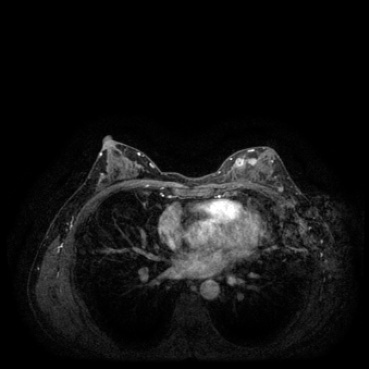
#> input picture seg/test/images/BreaDM-Be-1803/VIBRANT+C1/p-037.jpg, 369 x 369 px
$ python preDataset.py
#> lines starting #> are read from the running program, lines starting #| are printed output that depends on the picture
import os
import glob
import numpy as np
from PIL import Image
from sklearn.model_selection import train_test_split
from tqdm import tqdm

# ================= 配置区域 =================
# 你的原始数据根目录 (包含 images 和 labels 文件夹的上一级目录)
# 比如你的目录结构是 /home/data/BreastDM/images 和 /home/data/BreastDM/labels
# 这里的 SRC_ROOT 就填 /home/data/BreastDM/
SRC_ROOT = './test'

# 输出的 Swin-Unet 格式数据路径
DST_ROOT = './BreastDM_SwinUnet_Ready'

# Swin-Unet 默认输入尺寸
TARGET_SIZE = (224, 224)

# 想要处理的序列类型？
# 如果只想跑特定序列（如减影序列 SUB），可以在这里过滤。
# 如果想跑所有文件夹，保持为空列表 []
TARGET_SEQUENCES = [] # 例如: ['SUB1', 'VIBRANT+C1']，留空则处理所有发现的文件夹

# ===========================================

def make_dirs():
    os.makedirs(os.path.join(DST_ROOT, 'train_npz'), exist_ok=True)
    os.makedirs(os.path.join(DST_ROOT, 'test_npz'), exist_ok=True)
    os.makedirs(os.path.join(DST_ROOT, 'lists'), exist_ok=True)

def process_case(case_path, is_train):
    """
    处理单个病例文件夹
    case_path: .../images/BreaDM-Be-1801
    """
#> called with case_path = './test/images/BreaDM-Be-1803', is_train = True
    case_id = os.path.basename(case_path)

    # 对应的 label 文件夹路径
    # 假设 images 和 labels 平级
    label_case_path = case_path.replace('/images/', '/labels/').replace('\\images\\', '\\labels\\')

    if not os.path.exists(label_case_path):
        print(f"Skipping {case_id}: No corresponding label folder found.")
        return []

    processed_files = []

    # 遍历该病例下的所有序列文件夹 (SUB1, VIBRANT...)
    for seq_name in os.listdir(case_path):
        seq_img_dir = os.path.join(case_path, seq_name)
        seq_label_dir = os.path.join(label_case_path, seq_name)

        # 过滤序列
        if TARGET_SEQUENCES and seq_name not in TARGET_SEQUENCES:
            continue

        if not os.path.isdir(seq_img_dir): continue
        if not os.path.exists(seq_label_dir): continue # 如果这个序列没有标注，跳过

        # 遍历序列下的所有 jpg 图片
        img_files = glob.glob(os.path.join(seq_img_dir, '*.jpg'))

        for img_file in img_files:
            file_name = os.path.basename(img_file) # e.g., 001.jpg
            file_base = os.path.splitext(file_name)[0]

            # 构造对应的 mask 文件路径 (注意后缀是 png)
            mask_file = os.path.join(seq_label_dir, file_base + '.png')

            if not os.path.exists(mask_file):
                # 尝试找同名 jpg (防止后缀不一致)
                mask_file = os.path.join(seq_label_dir, file_name)
                if not os.path.exists(mask_file):
                    continue # 没找到对应的 Mask，跳过

            # --- 读取与处理 ---
            try:
                # 1. 读取 (转为灰度 'L', 如果需要 RGB 改为 'RGB')
                img = Image.open(img_file).convert('RGB')
                mask = Image.open(mask_file).convert('L')
#> mask is the input picture: PIL image 369x369 L; min 0, max 255, mean 18.5

                # 2. Resize
                img = img.resize(TARGET_SIZE, resample=Image.BICUBIC)
#> img: PIL image 224x224 RGB
                mask = mask.resize(TARGET_SIZE, resample=Image.NEAREST) # Mask 必须最近邻
#> mask: PIL image 224x224 L

                # 3. 转 Numpy & 归一化
                img_arr = np.array(img).astype(np.float32) / 255.0
                mask_arr = np.array(mask).astype(np.float32)

                # 4. 二值化 Mask (确保只有 0 和 1)
                mask_arr[mask_arr > 127] = 1
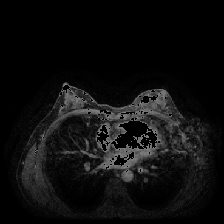
#> mask_arr: shape (224, 224) float32; min 0, max 127, mean 14.3
                mask_arr[mask_arr <= 127] = 0
#> mask_arr: shape (224, 224) float32; every value is 0

                # 5. 生成唯一文件名: Case_Seq_File
                # 例如: BreaDM-Be-1801_SUB1_005
                save_filename = f"{case_id}_{seq_name}_{file_base}"

                save_dir = 'train_npz' if is_train else 'test_npz'
                save_path = os.path.join(DST_ROOT, save_dir, save_filename + '.npz')

                # 6. 保存 (label 必须是 key 之一)
                np.savez(save_path, image=img_arr, label=mask_arr)

                processed_files.append(save_filename)

            except Exception as e:
                print(f"Error processing {img_file}: {e}")

    return processed_files

def main():
    make_dirs()

    # 获取 images 下的所有病例文件夹
    images_root = os.path.join(SRC_ROOT, 'images')
    all_cases = [os.path.join(images_root, d) for d in os.listdir(images_root) if os.path.isdir(os.path.join(images_root, d))]

    # 划分训练集和测试集 (按病例划分，防止同一病人的不同切片泄露到测试集)
    train_cases, test_cases = train_test_split(all_cases, test_size=0.2, random_state=42)

    train_list = []
    test_list = []

    print(f"Total Cases: {len(all_cases)}. Train: {len(train_cases)}, Test: {len(test_cases)}")

    print("Processing Train Set...")
    for case in tqdm(train_cases):
        files = process_case(case, is_train=True)
        train_list.extend(files)
#> pass 2 of the loop in main, `for case in tqdm(train_cases):`:
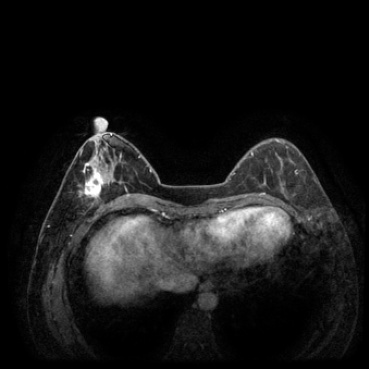
#> input picture seg/test/images/BreaDM-Be-1804/VIBRANT+C4/p-025.jpg, 369 x 369 px
#> in process_case, mask is the input picture: PIL image 369x369 L; min 0, max 255, mean 25
#> mask: PIL image 224x224 L
#> in process_case (call 2), `mask_arr[mask_arr > 127] = 1`:
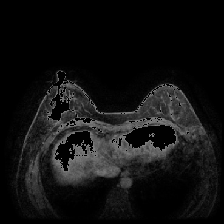
#> mask_arr: shape (224, 224) float32; min 0, max 127, mean 17.7

    print("Processing Test Set...")
    for case in tqdm(test_cases):
        files = process_case(case, is_train=False)
#> call 3 of process_case, with case_path = './test/images/BreaDM-Be-1801', is_train = False
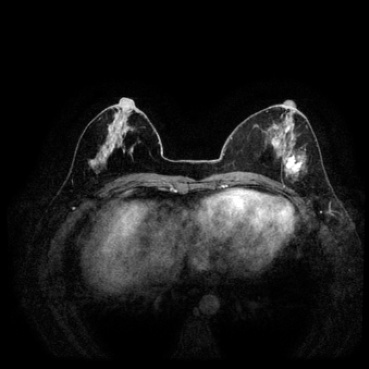
#> input picture seg/test/images/BreaDM-Be-1801/VIBRANT+C2/p-032.jpg, 369 x 369 px
#> in process_case, mask is the input picture: PIL image 369x369 L; min 0, max 255, mean 26.1
#> in process_case (call 3), `mask_arr[mask_arr > 127] = 1`:
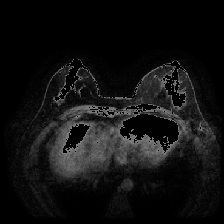
#> mask_arr: shape (224, 224) float32; min 0, max 127, mean 17.2
        test_list.extend(files)

    # 保存列表文件
    with open(os.path.join(DST_ROOT, 'lists', 'train.txt'), 'w') as f:
        f.write('\n'.join(train_list))

    with open(os.path.join(DST_ROOT, 'lists', 'test_vol.txt'), 'w') as f:
        f.write('\n'.join(test_list)) # Swin-Unet 常用 test_vol.txt 命名

    print("Done! 数据准备完成。")
    print(f"Train samples: {len(train_list)}")
    print(f"Test samples: {len(test_list)}")

if __name__ == '__main__':
    main()
